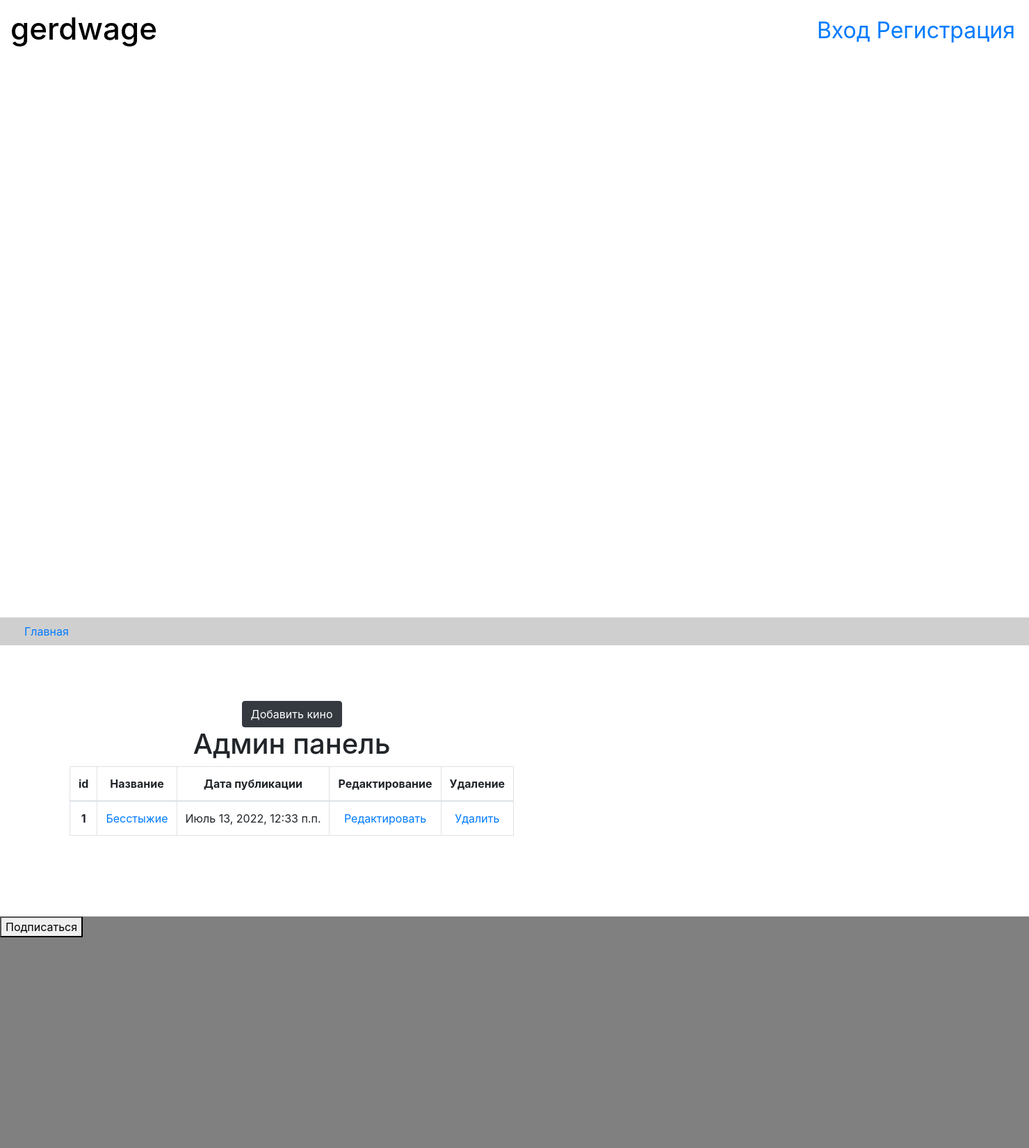
Page /admin-panel/ on the committed database.
### movies/models.py (models this page shows, shortened)
class Movies(models.Model):
    name = models.CharField(verbose_name='Название', max_length=50)
    description = models.TextField(verbose_name='Описание')
    slogan = models.CharField(verbose_name='Слоган', blank=True, max_length=70)
    poster = models.ImageField(upload_to='photos/%Y/%m/%d/', verbose_name='Фото')
    year = models.PositiveSmallIntegerField(verbose_name='Год выхода', null=True)
    date_create = models.DateTimeField(verbose_name='Дата создания', auto_now=True)
    age = models.PositiveSmallIntegerField(verbose_name='Возраст', null=True)
    country = models.CharField(verbose_name='Страна', max_length=30)
    actors = models.ManyToManyField('Actor', verbose_name='Актеры', related_name='movie_actor')
    directors = models.ManyToManyField('Director', verbose_name='Режиссеры', related_name='movie_directors')
    budget = models.PositiveIntegerField(verbose_name='Бюджет', default=0)
    genres = models.ManyToManyField('Genre', verbose_name='Жанр')
    category = models.ForeignKey('Category', verbose_name='Категория', on_delete=models.SET_NULL, null=True)
    draft = models.BooleanField(verbose_name='Публикация', default=True)
    slug = models.SlugField(verbose_name='URL', unique=True, db_index=True)
    video = models.FileField(verbose_name='Видео', upload_to='video', null=True)
    def get_absolute_url(self):
        return reverse('movie', kwargs={'slug':self.slug})
    class Meta:
        verbose_name = 'Movie'
        verbose_name_plural = 'Movies'
        ordering = ['id']

### movies/views.py (the view)
# urls.py: path('admin-panel/', views.admin_panel, name='admin_panel'),
def admin_panel(request):
    context = {
        'list_articles': Movies.objects.all().order_by('-id')
    }
    return render(request, 'movies/admin_panel.html', context)

### movies/templates/movies/admin_panel.html (shortened to what this page needs)
{% extends 'movies/base.html' %}
{% block content %}
<div class="table-body">
<a href="{% url 'addmovie' %}"><button type="button" class="btn btn-dark">
    Добавить кино
</button></a>
<h1>Админ панель</h1>
<table class="table table-bordered">
  <thead>
    <tr>
      <th scope="col">id</th>
      <th scope="col">Название</th>
      <th scope="col">Дата публикации</th>
      <th scope="col">Редактирование</th>
      <th scope="col">Удаление</th>
    </tr>
  </thead>
  <tbody class="table-group-divider">
  {% for i in list_articles %}
    <tr>
      <th scope="row">{{ i.id }}</th>
      <td><a href="{{ i.get_absolute_url }}">{{ i.name }}</a></td>
      <td>{{ i.date_create }}</td>
      <td><a href="{% url 'post_edit' i.pk %}">Редактировать</a></td>
      <td><a class="update_status" data-url="{% url 'update_movie_redact' i.id 'delete' %}" href="#">Удалить</a></td>
    </tr>
  {% endfor %}
  </tbody>
</table>
</div>
{% endblock %}

### movies/static/css/style.css (style rules this page uses)
body { margin: 0; }
* { box-sizing: border-box; list-style-type: none; text-decoration: none; }
.table-body { margin-left: 100px; }
.table-body { margin-bottom: 100px; }

### rows in the picture
Movies: id "1", name "Бесстыжие", date_create "Июль 13, 2022, 12:33 п.п."
